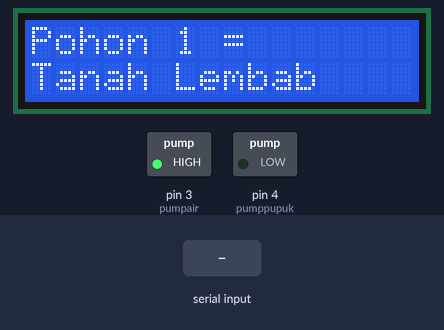
Recording of a sketch running on a simulated Arduino Uno, built with avr-gcc and run on an emulated ATmega328P. Parts: 16×2 character LCD, switched loads named in the sketch (green lamp = pin HIGH). Inputs (shaded band) come from the test bench. What the sketch prints to the serial monitor is not drawn.

Above: at 1.2 s.
1.3 s: "1" received over Serial
At 8.1 s:
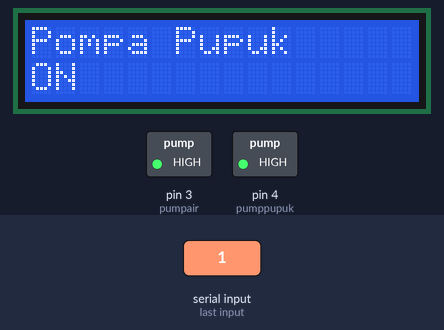
At 12.7 s:
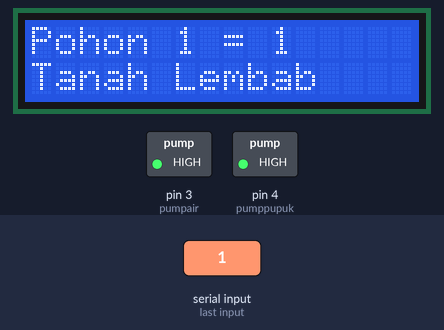
Timing chart, 0 to 14.2 s (numbered marks = the images above; inputs shaded):
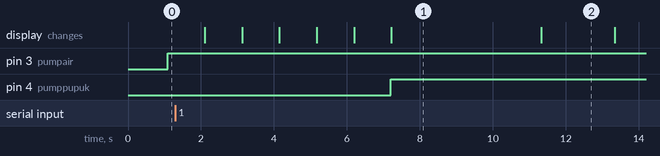

Measured:
- what the display in image 1 shows lasts 4.1 s, from 7.2 s to 11.3 s

The sketch:

nodeproses.ino
```cpp
#include <Wire.h> //LCD Library
#include <SoftwareSerial.h>
SoftwareSerial espSerial(9, 10);
#include <LiquidCrystal_I2C.h> // LCD library using from  https://www.ardumotive.com/i2clcden.html for the i2c LCD library
LiquidCrystal_I2C lcd(0x27,16,2);  // set the LCD address to 0x27 after finding it from serial monitor (see comment above) for a 16 chars and 2 line display

String pohon1;
String ph1;
String humi1;
String tempe1;
String pohon2;
String ph2;
String air;
String pupuk;
String pompaair;
String pompapupuk;

//RELAY
int pumpair = 3; //relay pompa air
int pumppupuk = 4; //relay pompa pupuk

void setup() {
  // Open serial communications and wait for port to open:
  Serial.begin(9600);
  espSerial.begin(9600);
  lcd.init(); // initialize the lcd
  lcd.backlight();
  lcd.setBacklight(HIGH);
  while (!Serial){
    ; // wait for serial port to connect. Needed for native USB port only
    }

  pinMode(pumpair, OUTPUT); // Pompa Kelembaban
  pinMode(pumppupuk, OUTPUT); // Pompa pH
  }

void loop() { // run over and over
if (Serial.available()) {
  //Serial.write(Serial.read());
  String line = Serial.readString();
  pohon1 = String(getValue(line,' ',0));
  Serial.print("Pohon 1: ");
  Serial.println(pohon1);

  ph1 = String(getValue(line,' ',1));
  Serial.print("pH Tanah 1:");
  Serial.println(ph1);

  humi1 = String(getValue(line,' ',2));
  Serial.print("Humidity: ");
  Serial.println(humi1);

  tempe1 = String(getValue(line,' ',3));
  Serial.print("Suhu:");
  Serial.println(tempe1);

  pohon2 = String(getValue(line,' ',4));
  Serial.print("Pohon 2: ");
  Serial.println(pohon2);

  ph2 = String(getValue(line,' ',5));
  Serial.print("pH Tanah:");
  Serial.println(ph2);

  air = String(getValue(line,' ',6));
  Serial.print("Ketersediaan Air: ");
  Serial.println(air);

  pupuk = String(getValue(line,' ',7));
  Serial.print("Ketersediaan Pupuk:");
  Serial.println(pupuk);

  pompaair = String(getValue(line,' ',8));
  Serial.print("Pompa Air: ");
  Serial.println(pompaair);

  pompapupuk = String(getValue(line,' ',9));
  Serial.print("Pompa Pupuk: ");
  Serial.println(pompapupuk);
  }

///////////////////////////////////////////////////////////////////////////
//Kelembapan Pohon 1
if(pohon1 > String(700) && humi1 < String(31)){
  lcd.clear();
  lcd.setCursor(0, 0);
  lcd.print("Pohon 1 = ");
  lcd.print(pohon1);
  lcd.setCursor(0, 1);
  lcd.print("Tanah Kering");
  delay(1000);
  digitalWrite(pumpair, LOW);
  pompaair = "ON";
  lcd.clear();
  lcd.setCursor(0, 0);
  lcd.print("Pompa Air");
  lcd.setCursor(0, 1);
  lcd.print("ON");
  delay(1000);
}
else if(pohon1 > String(350) && pohon1 < String(700)){
  lcd.clear();
  lcd.setCursor(0, 0);
  lcd.print("Pohon 1 = ");
  lcd.print(pohon1);
  lcd.setCursor(0, 1);
  lcd.print("Tanah Normal");
  delay(1000);
  digitalWrite(pumpair, LOW);
  pompaair = "OFF";
  lcd.clear();
  lcd.setCursor(0, 0);
  lcd.print("Pompa Air");
  lcd.setCursor(0, 1);
  lcd.print("OFF");
  delay(1000);
}
else if(pohon1 < String(350)){
  lcd.clear();
  lcd.setCursor(0, 0);
  lcd.print("Pohon 1 = ");
  lcd.print(pohon1);
  lcd.setCursor(0, 1);
  lcd.print("Tanah Lembab");
  delay(1000);
  digitalWrite(pumpair, HIGH);
  pompaair = "OFF";
  delay(1000);
  lcd.clear();
  lcd.setCursor(0, 0);
  lcd.print("Pompa Air");
  lcd.setCursor(0, 1);
  lcd.print("OFF");
  delay(1000);
}

//Kelembapan Pohon 2
if(pohon2 > String(700) && pohon1 < String(700)){
  lcd.clear();
  lcd.setCursor(0, 0);
  lcd.print("Pohon 2 = ");
  lcd.print(pohon2);
  lcd.setCursor(0, 1);
  lcd.print("Tanah Kering");
  delay(1000);
  digitalWrite(pumpair, LOW);
  pompaair = "ON";
  lcd.clear();
  lcd.setCursor(0, 0);
  lcd.print("Pompa Air");
  lcd.setCursor(0, 1);
  lcd.print("ON");
  delay(1000);
}
else if(pohon2 > String(350) && humi1 < String(31)){
  lcd.clear();
  lcd.setCursor(0, 0);
  lcd.print("Pohon 2 = ");
  lcd.print(pohon2);
  lcd.setCursor(0, 1);
  lcd.print("Tanah Normal");
  delay(1000);
  digitalWrite(pumpair, LOW);
  pompaair = "OFF";
  lcd.clear();
  lcd.setCursor(0, 0);
  lcd.print("Pompa Air");
  lcd.setCursor(0, 1);
  lcd.print("OFF");
  delay(1000);
}
else if(pohon2 < String(350)){
  lcd.clear();
  lcd.setCursor(0, 0);
  lcd.print("Pohon 2 = ");
  lcd.print(pohon2);
  lcd.setCursor(0, 1);
  lcd.print("Tanah Lembab");
  delay(1000);
  digitalWrite(pumpair, HIGH);
  pompaair = "OFF";
  lcd.clear();
  lcd.setCursor(0, 0);
  lcd.print("Pompa Air");
  lcd.setCursor(0, 1);
  lcd.print("OFF");
  delay(1000);
}

//DHT22
  lcd.clear();
  lcd.setCursor(0,0);
  lcd.print("Temperature: ");
  lcd.print(tempe1);
  lcd.print(" *C\t");
  lcd.setCursor(0,1);
  lcd.print("Humidity: ");
  lcd.print(humi1);
  lcd.print(" %");
  delay(1000);

//PH Tanah dari Pohon 2
  if(ph1 < String(6.6) && humi1 < String(31)){
    lcd.clear();
    lcd.setCursor(0,0);
    lcd.print("pH = ");
    lcd.print(ph1);
    lcd.setCursor(0,1);
    lcd.print("Tanah Perlu Pupuk");
    delay(1000);
    digitalWrite(pumppupuk,HIGH);
    pompapupuk = "ON";
    lcd.clear();
    lcd.setCursor(0, 0);
    lcd.print("Pompa Pupuk");
    lcd.setCursor(0, 1);
    lcd.print("ON");
    delay(1000);
   }
   else if(ph1 > String(6,6)){
    lcd.clear();
    lcd.setCursor(0,0);
    lcd.print("pH = ");
    lcd.print(ph1);
    lcd.setCursor(0,1);
    lcd.print("Pupuk Cukup");
    delay(1000);
    digitalWrite(pumppupuk,LOW);
    pompapupuk = "OFF";
    lcd.clear();
    lcd.setCursor(0, 0);
    lcd.print("Pompa Pupuk");
    lcd.setCursor(0, 1);
    lcd.print("OFF");
    delay(1000);
   }

//Ketinggian Air
 if(air > String(70)){
    lcd.clear();
    lcd.setCursor(0,0);
    lcd.print("Level Air = ");
    lcd.print(air);
    lcd.print("%");
    lcd.setCursor(0,1);
    lcd.print("Air Masih Penuh");
    delay(1000);
 }
 else if(air > String(50)){
    lcd.clear();
    lcd.setCursor(0,0);
    lcd.print("Level Air = ");
    lcd.print(air);
    lcd.print("%");
    lcd.setCursor(0,1);
    lcd.print("Tersisa Setengah");
    delay(1000);
 }
 else if(air > String(35)){
    lcd.clear();
    lcd.setCursor(0,0);
    lcd.print("Level Air = ");
    lcd.print(air);
    lcd.print("%");
    lcd.setCursor(0,1);
    lcd.print("Tersisa Sedikit");
    delay(1000);
 }
//Ketinggian Pupuk
 if(pupuk > String(70)){
    lcd.clear();
    lcd.setCursor(0,0);
    lcd.print("Level Pupuk = ");
    lcd.print(pupuk);
    lcd.print("%");
    lcd.setCursor(0,1);
    lcd.print("Masih Penuh");
    delay(1000);
 }
 else if(pupuk > String(50)){
    lcd.clear();
    lcd.setCursor(0,0);
    lcd.print("Level Pupuk = ");
    lcd.print(pupuk);
    lcd.print("%");
    lcd.setCursor(0,1);
    lcd.print("Tersisa Setengah");
    delay(1000);
 }
 else if(pupuk > String(35)){
    lcd.clear();
    lcd.setCursor(0,0);
    lcd.print("Level Pupuk = ");
    lcd.print(pupuk);
    lcd.print("%");
    lcd.setCursor(0,1);
    lcd.print("Tersisa Sedikit");
    delay(1000);
 }
espSerial.println(String(pompaair)+" "+String(pompapupuk));

delay(2000);
}

String getValue(String data, char separator, int index){
  int found = 0;
  int strIndex[] = {0,-1};
  int maxIndex = data.length()-1;

  for(int i =0; i<=maxIndex && found<=index; i++ ){
    if(data.charAt(i)==separator || i==maxIndex){
      found++;
      strIndex[0] = strIndex[1]+1;
      strIndex[1] = (i == maxIndex) ? i+1 : i;
    }
  }
  return found>index ? data.substring(strIndex[0], strIndex[1]): "";
}
```
